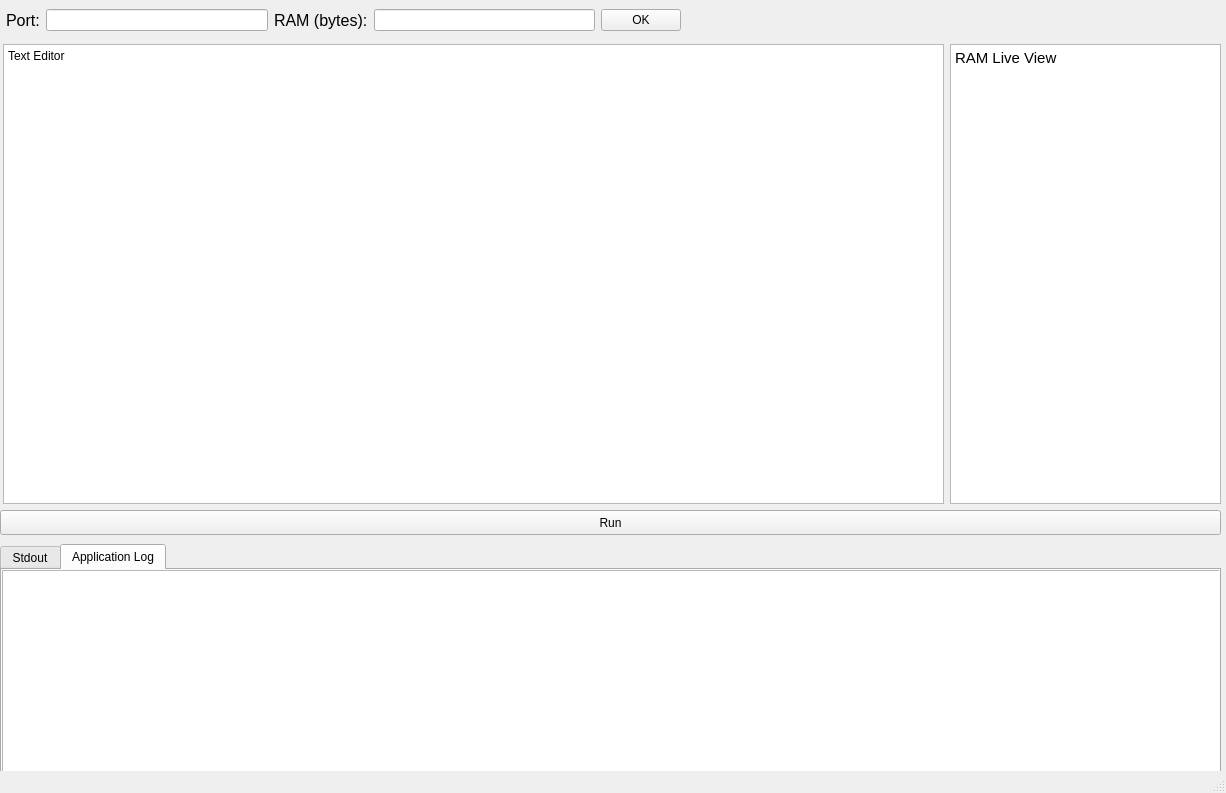
<?xml version="1.0" encoding="UTF-8"?>
<ui version="4.0">
 <class>MainWindow</class>
 <widget class="QMainWindow" name="MainWindow">
  <property name="geometry">
   <rect>
    <x>0</x>
    <y>0</y>
    <width>1226</width>
    <height>793</height>
   </rect>
  </property>
  <property name="windowTitle">
   <string>MainWindow</string>
  </property>
  <widget class="QWidget" name="centralwidget">
   <widget class="QTextBrowser" name="textBrowser">
    <property name="geometry">
     <rect>
      <x>950</x>
      <y>44</y>
      <width>271</width>
      <height>460</height>
     </rect>
    </property>
    <property name="html">
     <string>&lt;!DOCTYPE HTML PUBLIC &quot;-//W3C//DTD HTML 4.0//EN&quot; &quot;http://www.w3.org/TR/REC-html40/strict.dtd&quot;&gt;
&lt;html&gt;&lt;head&gt;&lt;meta name=&quot;qrichtext&quot; content=&quot;1&quot; /&gt;&lt;style type=&quot;text/css&quot;&gt;
p, li { white-space: pre-wrap; }
&lt;/style&gt;&lt;/head&gt;&lt;body style=&quot; font-family:'Ubuntu'; font-size:11pt; font-weight:400; font-style:normal;&quot;&gt;
&lt;p style=&quot; margin-top:0px; margin-bottom:0px; margin-left:0px; margin-right:0px; -qt-block-indent:0; text-indent:0px;&quot;&gt;RAM Live View&lt;/p&gt;&lt;/body&gt;&lt;/html&gt;</string>
    </property>
   </widget>
   <widget class="QPushButton" name="runButton">
    <property name="geometry">
     <rect>
      <x>0</x>
      <y>510</y>
      <width>1221</width>
      <height>25</height>
     </rect>
    </property>
    <property name="text">
     <string>Run</string>
    </property>
   </widget>
   <widget class="QPlainTextEdit" name="TextEditor">
    <property name="geometry">
     <rect>
      <x>3</x>
      <y>44</y>
      <width>941</width>
      <height>460</height>
     </rect>
    </property>
    <property name="plainText">
     <string>Text Editor</string>
    </property>
   </widget>
   <widget class="QTabWidget" name="tabWidget">
    <property name="geometry">
     <rect>
      <x>0</x>
      <y>544</y>
      <width>1221</width>
      <height>251</height>
     </rect>
    </property>
    <property name="currentIndex">
     <number>1</number>
    </property>
    <widget class="QWidget" name="tab">
     <attribute name="title">
      <string>Stdout</string>
     </attribute>
     <widget class="QTextBrowser" name="textBrowser_3">
      <property name="geometry">
       <rect>
        <x>0</x>
        <y>0</y>
        <width>1221</width>
        <height>220</height>
       </rect>
      </property>
     </widget>
    </widget>
    <widget class="QWidget" name="tab_2">
     <attribute name="title">
      <string>Application Log</string>
     </attribute>
     <widget class="QTextBrowser" name="textBrowser_2">
      <property name="geometry">
       <rect>
        <x>0</x>
        <y>0</y>
        <width>1221</width>
        <height>220</height>
       </rect>
      </property>
     </widget>
    </widget>
   </widget>
   <widget class="QWidget" name="horizontalLayoutWidget">
    <property name="geometry">
     <rect>
      <x>0</x>
      <y>0</y>
      <width>681</width>
      <height>41</height>
     </rect>
    </property>
    <layout class="QHBoxLayout" name="horizontalLayout">
     <item>
      <widget class="Line" name="line">
       <property name="orientation">
        <enum>Qt::Horizontal</enum>
       </property>
      </widget>
     </item>
     <item>
      <widget class="QLabel" name="label">
       <property name="font">
        <font>
         <pointsize>12</pointsize>
        </font>
       </property>
       <property name="text">
        <string>Port:</string>
       </property>
      </widget>
     </item>
     <item>
      <widget class="QLineEdit" name="lineEdit"/>
     </item>
     <item>
      <widget class="QLabel" name="label_2">
       <property name="font">
        <font>
         <pointsize>12</pointsize>
        </font>
       </property>
       <property name="text">
        <string>RAM (bytes):</string>
       </property>
      </widget>
     </item>
     <item>
      <widget class="QLineEdit" name="lineEdit_2"/>
     </item>
     <item>
      <widget class="QPushButton" name="pushButton">
       <property name="text">
        <string>OK</string>
       </property>
      </widget>
     </item>
    </layout>
   </widget>
  </widget>
  <widget class="QMenuBar" name="menubar">
   <property name="geometry">
    <rect>
     <x>0</x>
     <y>0</y>
     <width>1226</width>
     <height>22</height>
    </rect>
   </property>
  </widget>
  <widget class="QStatusBar" name="statusbar"/>
 </widget>
 <resources/>
 <connections/>
</ui>
